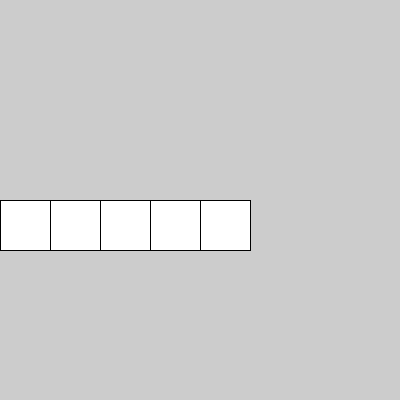
Frame 1 (no input)
Frame 60 (the mouse pressed at the canvas centre just before this capture): identical to frame 1, image omitted
Frame 120 (the mouse held since frame 60 and released just before this capture): identical to frame 1, image omitted

The Processing sketch that drew this single still picture (run headless with seeded random() and noise(); from frame 60 on, the mouse is pressed at the canvas centre):

// Processing sketch: for_1
// ── for_1.pde
void setup() {
  size(400, 400);
}

void draw() {
  /*
  i=0 => i*50 = 0
  i=1 => i*50 = 50
  i=2 => i*50 = 100
  i=3 => i*50 = 150
  i=4 => i*50 = 200
  i=5 => NO EXECUTA
   */
  for (int i=0; i<5; i++) {
    rect(i*50, 200, 50, 50);
  }
  
}
